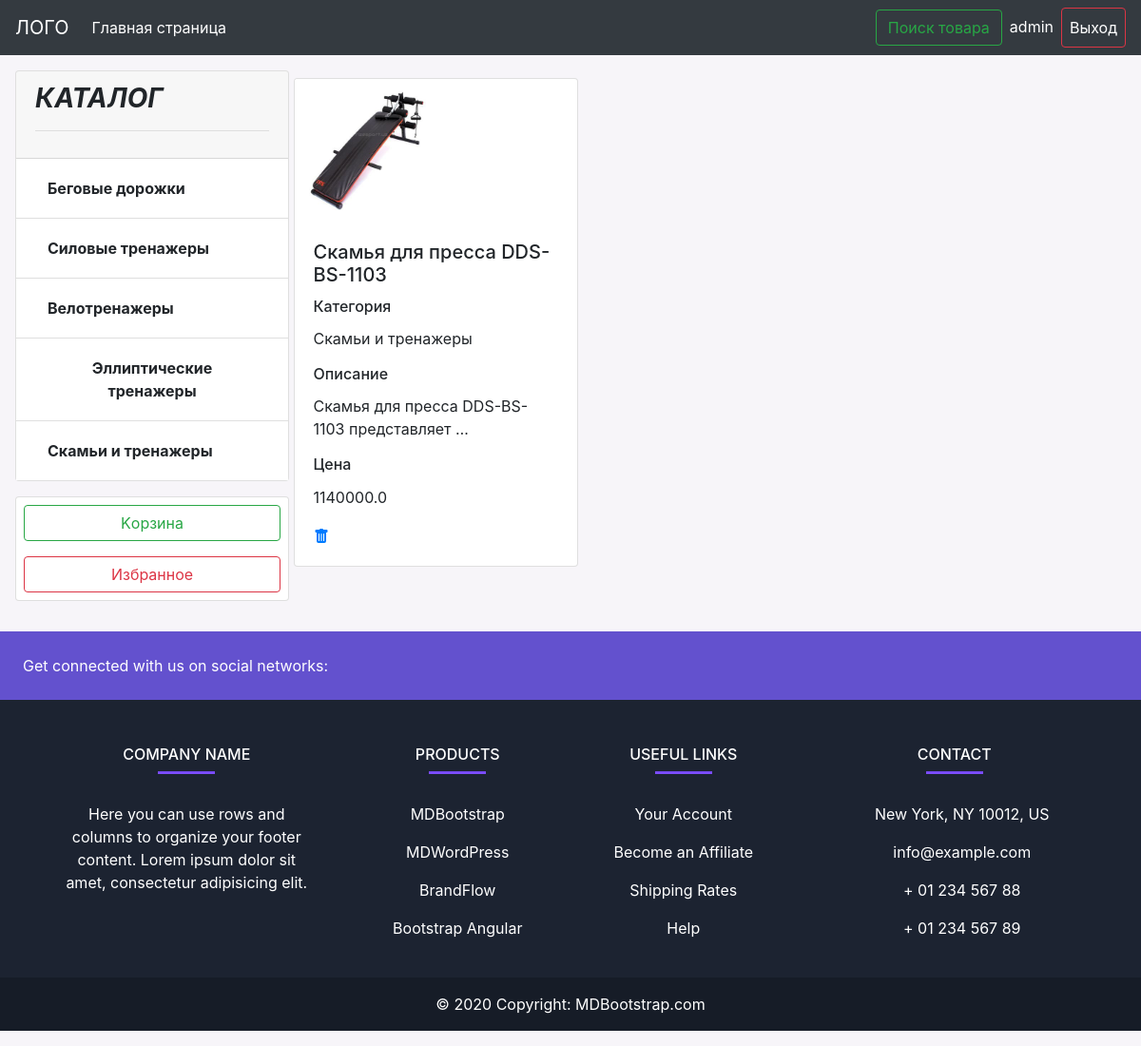
The app's page /basket/my_basket/ (signed in) with its own data.
### shop/models.py (models this page shows, shortened)
class Category(models.Model):
    title = models.CharField(max_length=250, verbose_name='Категория')
    def __str__(self):
        return self.title
    class Meta:
        verbose_name = 'Категория'
        verbose_name_plural = 'Категории'

class Shop(models.Model):
    title = models.CharField(max_length=250, verbose_name='Название')
    description = models.TextField(verbose_name='Описание')
    price = models.FloatField(verbose_name='Цена')
    photo = models.ImageField(upload_to='product/', null=False, verbose_name='Фото')
    category = models.ForeignKey('Category', on_delete=models.CASCADE)
    class Meta:
        verbose_name = 'Продукт'
        verbose_name_plural = 'Продукты'

### basket/models.py (models this page shows, shortened)
class Basket(models.Model):
    product = models.ForeignKey(to=Shop,
                                on_delete=models.CASCADE)
    quantity = models.IntegerField(default=1)
    user = models.ForeignKey(to=User,
                             on_delete=models.CASCADE)

### basket/views.py (the view)
# urls.py: path('my_basket/', basket_show, name='my_basket'),
def basket_show(request):
    baskets = Basket.objects.filter(user=request.user)
    categories = Category.objects.all()
    context = {
        'title': 'Моя корзина',
        'baskets': baskets,
        'categories': categories,
    }
    return render(request, 'basket/basket.html', context)

### basket/templates/basket/basket.html (shortened to what this page needs)
{% extends 'base.html' %}
{% block main %}
<div class="m-3">
    <div class="row">
        <div class="col-md-3">
            <div class="card" style="width: 18rem;">
                <div class="card-header">
                    <h3>
                        <b><i>КАТАЛОГ
                            <hr>
                            {{category.title}}</i></b>
                    </h3>
                </div>
                <div class="categories d-flex justify-content-between">
                    <ul class="list-group list-group-flush">
                        {% for category in categories %}
                        <li class="list-group-item">
                            <a class="btn" href="{% url 'main:category_page' category.id %}">
                                <b>{{ category.title }}</b>
                            </a>
                        </li>
                        {% endfor %}
                    </ul>
                </div>
            </div>
            <div class="card mt-3 mb-3" style="width: 18rem;">
                <a href="{% url 'basket:my_basket' %}" class="btn btn-outline-success m-2">Kорзинa</a>
                <a href="{% url 'favorites:favorite_list' %}" class="btn btn-outline-danger m-2">Избранное</a>
            </div>
        </div>
        <div class="col-md-9">
            <div class="row row-cols-1 row-cols-md-3 g-4">
                {% for basket in baskets %}
                <div class="card m-2" style="width: 18rem;">
                    <img class="card-img-top img-fluid" src="{{basket.product.photo.url}}"
                         style="width: 150px; height: 150px;" alt="Small image">
                    <div class="card-body">
                        <h5 class="card-title">
                            {{ basket.product.title}}
                        </h5>
                        <h6 class="card-title">Категория</h6>
                        <p class="card-text">{{ basket.product.category }}</p>
                        <h6 class="card-title">Описание</h6>
                        <p class="card-text">{{ basket.product.description|truncatewords:5 }}</p>
                        <h6 class="card-title">Цена</h6>
                        <p class="card-text">{{ basket.product.price }}</p>
                        <a href="{% url 'basket:basket_remove' basket_id=basket.id %}">
                        </a>
                    </div>
                </div>
                {% endfor %}
            </div>
        </div>
    </div>
</div>
{% endblock main %}

### templates/components/_navbar.html (shortened to what this page needs)
<nav class="navbar navbar-expand-lg navbar-dark bg-dark">
    <a class="navbar-brand" href="{% url 'main:main_page' %}">ЛОГО</a>
    <div class="collapse navbar-collapse" id="navbarTogglerDemo03">
        <ul class="navbar-nav mr-auto mt-2 mt-lg-0">
            <li class="nav-item active">
                <a class="nav-link" href="{% url 'main:main_page' %}">Главная страница </a>
            </li>
        </ul>
        <form class="form-inline my-2 my-lg-0">
            <a href="{% url 'search:search' %}" class="btn btn-outline-success">Поиск товара</a>
            <ul class="navbar-nav mr-auto mt-2 mt-lg-0">
                {% if request.user.is_authenticated %}
                <li class="nav-item">
                    <p class="text-white bg-dark m-2">{{ user.username }}</p>
                </li>
                <li class="nav-item">
                    <a class="nav-link text-white btn btn-outline-danger my-2 my-sm-0" href="{% url 'main:user_logout' %}">Выход</a>
                </li>
                {% endif %}
            </ul>
        </form>
    </div>
</nav>

### records on screen
Category: title "Беговые дорожки"
Category: title "Силовые тренажеры"
Category: title "Велотренажеры"
Category: title "Эллиптические тренажеры"
Category: title "Скамьи и тренажеры"
Basket: product.photo (picture), product "Скамья для пресса DDS-BS-1103", product.category "Скамьи и тренажеры", product.description "Скамья для пресса DDS-BS-1103 представляет …", product.price "1140000.0"

### other values on screen
{{ user.username }} "admin"
